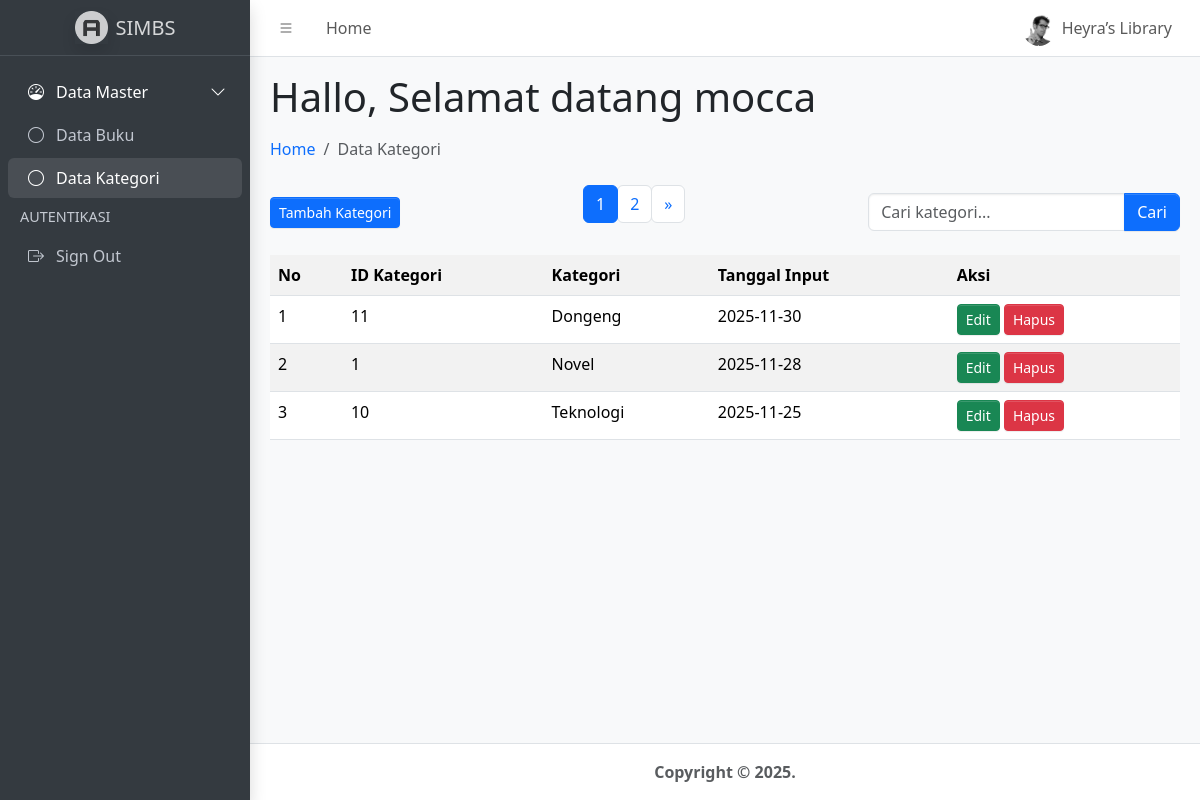
/index2.php (signed in), run on the app's committed database.
### tables this page shows
CREATE TABLE `kategori` (
  `id_kategori` int(11) NOT NULL,
  `kategori` varchar(100) NOT NULL,
  `tanggal_input` date DEFAULT curdate()
);

### function.php (called while the page is built, shortened)
<?php
$conn = mysqli_connect("localhost", "root", "", "simbs");
function query($query)
{
    global $conn;
    $result = mysqli_query($conn, $query);
    $rows = [];
    while ($row = mysqli_fetch_assoc($result)) {
        $rows[] = $row;
    }
    return $rows;
}
?>

### index2.php (the view, shortened to what this page needs)
<?php
require("function.php");
$jumlahDataPerHalaman = 3;
$jumlahData = count(query("SELECT * FROM kategori"));
$jumlahHalaman = ceil($jumlahData / $jumlahDataPerHalaman);
$halamanAktif = (isset($_GET["halaman"])) ? $_GET["halaman"] : 1;
$awalData = ($jumlahDataPerHalaman * $halamanAktif) - $jumlahDataPerHalaman;
$kategori = query("
    SELECT * FROM kategori
    ORDER BY tanggal_input DESC
    LIMIT $awalData, $jumlahDataPerHalaman
");
?>
<!doctype html>
<html lang="en">
<head>
    <link rel="stylesheet" href="dist/css/adminlte.min.css" />
    <link rel="stylesheet" href="https://cdn.jsdelivr.net/npm/bootstrap-icons@1.13.1/font/bootstrap-icons.min.css" />
</head>
<body class="layout-fixed sidebar-expand-lg bg-body-tertiary">
    <div class="app-wrapper">
        <nav class="app-header navbar navbar-expand bg-body">
            <div class="container-fluid">
                <ul class="navbar-nav">
                    <li class="nav-item">
                        <a class="nav-link" data-lte-toggle="sidebar" href="#">
                            <i class="bi bi-list"></i>
                        </a>
                    </li>
                    <li class="nav-item d-none d-md-block"><a href="index.php" class="nav-link">Home</a></li>
                </ul>
                <ul class="navbar-nav ms-auto">
                    <li class="nav-item dropdown user-menu">
                        <a href="#" class="nav-link dropdown-toggle" data-bs-toggle="dropdown">
                            <img src="dist/assets/img/user2-160x160.jpg" class="user-image rounded-circle">
                            <span class="d-none d-md-inline">Heyra’s Library</span>
                        </a>
                    </li>
                </ul>
            </div>
        </nav>
        <aside class="app-sidebar bg-body-secondary shadow" data-bs-theme="dark">
            <div class="sidebar-brand">
                <a href="index.php" class="brand-link">
                    <img src="dist/assets/img/AdminLTELogo.png" class="brand-image opacity-75 shadow">
                    <span class="brand-text fw-light">SIMBS</span>
                </a>
            </div>
            <div class="sidebar-wrapper">
                <nav class="mt-2">
                    <ul class="nav sidebar-menu flex-column" data-lte-toggle="treeview">
                        <li class="nav-item menu-open">
                            <a href="#" class="nav-link active">
                                <i class="nav-icon bi bi-speedometer"></i>
                                <p>Data Master<i class="nav-arrow bi bi-chevron-right"></i></p>
                            </a>
                            <ul class="nav nav-treeview">
                                <li class="nav-item">
                                    <a href="index.php" class="nav-link">
                                        <i class="nav-icon bi bi-circle"></i>
                                        <p>Data Buku</p>
                                    </a>
                                </li>
                                <li class="nav-item">
                                    <a href="index2.php" class="nav-link active">
                                        <i class="nav-icon bi bi-circle"></i>
                                        <p>Data Kategori</p>
                                    </a>
                                </li>
                            </ul>
                        </li>
                        <li class="nav-header">AUTENTIKASI</li>
                        <li class="nav-item">
                            <a href="logout.php" class="nav-link">
                                <i class="nav-icon bi bi-box-arrow-right"></i>
                                <p>Sign Out</p>
                            </a>
                        </li>
                    </ul>
                </nav>
            </div>
        </aside>
        <main class="app-main">
            <div class="app-content-header">
                <div class="container-fluid">
                    <h1>Hallo, Selamat datang <?= $_SESSION["username"] ?></h1>
                    <ol class="breadcrumb">
                        <li class="breadcrumb-item"><a href="index.php">Home</a></li>
                        <li class="breadcrumb-item active">Data Kategori</li>
                    </ol>
                </div>
            </div>
            <div class="app-content">
                <div class="container-fluid">
                    <div class="d-flex justify-content-between align-items-center">
                        <a href="tambah_kategori.php" class="btn btn-primary btn-sm">Tambah Kategori</a>
                        <ul class="pagination">
                            <?php for ($i = 1; $i <= $jumlahHalaman; $i++): ?>
                                <li class="page-item <?= ($i == $halamanAktif) ? 'active' : '' ?>">
                                    <a class="page-link" href="?halaman=<?= $i ?>"><?= $i ?></a>
                                </li>
                            <?php endfor; ?>
                            <?php if ($halamanAktif < $jumlahHalaman): ?>
                                <li class="page-item">
                                    <a class="page-link" href="?halaman=<?= $halamanAktif + 1 ?>">&raquo;</a>
                                </li>
                            <?php endif; ?>
                        </ul>
                        <form method="POST">
                            <div class="input-group">
                                <input type="text" class="form-control" name="keyword" placeholder="Cari kategori...">
                                <button class="btn btn-primary" name="tombol_search">Cari</button>
                            </div>
                        </form>
                    </div>
                    <table class="table table-striped table-hover mt-3">
                        <tr>
                            <th>No</th>
                            <th>ID Kategori</th>
                            <th>Kategori</th>
                            <th>Tanggal Input</th>
                            <th>Aksi</th>
                        </tr>
                        <?php $no = 1 + $awalData; ?>
                        <?php foreach ($kategori as $data): ?>
                            <tr>
                                <td><?= $no ?></td>
                                <td><?= $data['id_kategori'] ?></td>
                                <td><?= $data['kategori'] ?></td>
                                <td><?= $data['tanggal_input'] ?></td>
                                <td>
                                    <a href="ubah_data.php?id=<?= $data['id_kategori'] ?>" class="btn btn-success btn-sm">Edit</a>
                                    <a href="hapus_data.php?id=<?= $data['id_kategori'] ?>"
                                       class="btn btn-danger btn-sm"
                                       onclick="return confirm('Hapus kategori ini?')">Hapus</a>
                                </td>
                            </tr>
                            <?php $no++; ?>
                        <?php endforeach; ?>
                    </table>
                </div>
            </div>
        </main>
        <footer class="app-footer text-center">
            <strong>Copyright &copy; 2025.</strong>
        </footer>
    </div>
</body>
</html>

### data on the page
kategori: id_kategori "11", kategori "Dongeng", tanggal_input "2025-11-30"
kategori: id_kategori "1", kategori "Novel", tanggal_input "2025-11-28"
kategori: id_kategori "10", kategori "Teknologi", tanggal_input "2025-11-25"

### other printed values
$_SESSION["username"] "mocca"
